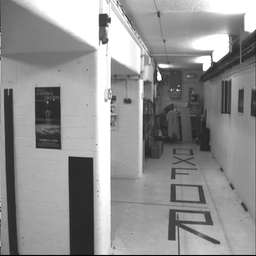
#> input picture corridor/bt.007.pgm, 256 x 256 px, shrunk from 512 x 512 before the run
$ jupyter execute --allow-errors frame_prediction_1_final_1.ipynb   (older library calls are emulated)
#> lines starting #> are read from the running program, lines starting #| are printed output that depends on the picture
[cell 1]
#in this notebook, we will predict next frame (n+1) given previous two frames (n-1 and n)
#we will use horn schunck and lukas kanade algorithm to get the optical flows

## flowpy: -> to provide optical flow utilities
1. flow to image
2. wrap forward flow
3. warp backward flow

[cell 2]
import flowpy

[cell 3]
#libraries
import numpy as np
import cv2
import matplotlib.pyplot as plt
import os
import scipy.ndimage
import scipy.signal
import scipy.interpolate

#### parameters

[cell 4]
N = 9
alph = 2
iterations = 250

### frames

[cell 5]
first_frame_index = 7
second_frame_index = 8
third_frame_index = 9

[cell 6]
first_frame_path = 'corridor/bt.00'+str(first_frame_index)+'.pgm'
second_frame_path = 'corridor/bt.00'+str(second_frame_index)+'.pgm'
third_frame_path = 'corridor/bt.00'+str(third_frame_index)+'.pgm'

[cell 7]
#load all 3 frames
first_frame = cv2.imread(first_frame_path)
#> first_frame is the input picture: shape (256, 256, 3); min 2, max 255, mean 145.3
second_frame = cv2.imread(second_frame_path)
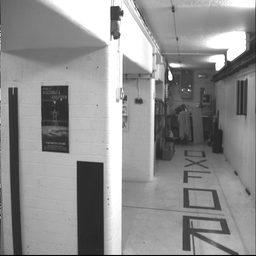
#> input picture corridor/bt.008.pgm, 256 x 256 px, shrunk from 512 x 512 before the run
#> second_frame is the input picture: shape (256, 256, 3); min 2, max 255, mean 143.4
third_frame = cv2.imread(third_frame_path)
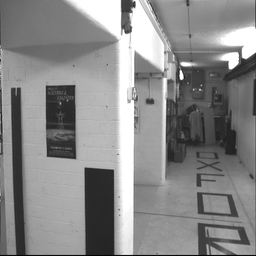
#> input picture corridor/bt.009.pgm, 256 x 256 px, shrunk from 512 x 512 before the run
#> third_frame is the input picture: shape (256, 256, 3); min 2, max 255, mean 137


#make gray scale
first_frame = cv2.cvtColor(first_frame, cv2.COLOR_BGR2GRAY)
#> first_frame: shape (256, 256)
second_frame = cv2.cvtColor(second_frame, cv2.COLOR_BGR2GRAY)
#> second_frame: shape (256, 256)
third_frame = cv2.cvtColor(third_frame, cv2.COLOR_BGR2GRAY)
#> third_frame: shape (256, 256)

[cell 8]
#show all 3 frames in a single plot, single row, 3 columns
fig, ax = plt.subplots(1, 3, figsize=(15, 15))
ax[0].imshow(first_frame, cmap='gray')
#title: first frame
ax[0].set_title('First Frame')
ax[1].imshow(second_frame, cmap='gray')
#title: second frame
ax[1].set_title('Second Frame')
ax[2].imshow(third_frame, cmap='gray')
#title: third frame
ax[2].set_title('Third Frame')

#show the plot
plt.show()
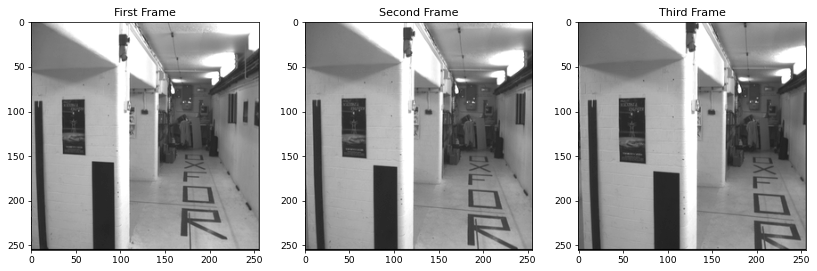
#> figure drawn by matplotlib, 3 panels

# Horn and Schunck optical flow

[cell 9]
def compute_gradients(firstImage, secondImage):
    """
    Compute gradients in x, y and t direction between images
    :param firstImage: First image
    :param secondImage: Second image
    :return: Gradients
    """

    firstImage = firstImage / 255
    secondImage = secondImage / 255

    # Kernels for finding gradients Ix, Iy, It
    kernel_x = np.array([[-1, 1]])
    kernel_y = np.array([[-1], [1]])
    kernel_t = np.array([[1]])


    Ix = scipy.ndimage.convolve(input=firstImage, weights=kernel_x, mode="nearest")
    Iy = scipy.ndimage.convolve(input=firstImage, weights=kernel_y, mode="nearest")
    It = scipy.ndimage.convolve(input=secondImage, weights=kernel_t, mode="nearest") + scipy.ndimage.convolve(
        input=firstImage, weights=-kernel_t, mode="nearest"
    )

    I = [Ix, Iy, It]

    return I

[cell 10]
def horn_schunk(firstImage, secondImage, lambada = alph, num_iter= iterations, plot_flow = False):
    """
    Horn Schunk Optical flow estimation between firstImage and secondImage
    :param firstImage: First image
    :param secondImage: Second Image
    :param lambada: Regularization parameter
    :param num_iter: Number of iterations of optimization

    :return: Optical flow, Gradients
    """

    u = np.zeros([firstImage.shape[0], firstImage.shape[1]])
    v = np.zeros([firstImage.shape[0], firstImage.shape[1]])

    [Ix, Iy, It] = compute_gradients(firstImage, secondImage)

    # Optical flow averaging kernel
    kernel = np.array([[0, 1 / 4, 0], [1 / 4, 0, 1 / 4], [0, 1 / 4, 0]], dtype=np.float32)

    for _ in range(num_iter):
        u_avg = scipy.ndimage.convolve(input=u, weights=kernel, mode="nearest")
        v_avg = scipy.ndimage.convolve(input=v, weights=kernel, mode="nearest")

        grad = (Ix * u_avg + Iy * v_avg + It) / (lambada ** 2 + Ix ** 2 + Iy ** 2)

        u = u_avg - lambada * Ix * grad
        v = v_avg - lambada * Iy * grad


    flow = np.stack((u, v), axis=2)
    if plot_flow:
        fig, ax = plt.subplots()
        ax.imshow(flowpy.flow_to_rgb(flow))
        plt.show()


    return flow

## Lucas Kanade

[cell 11]
# [71 lines left out: function lucas_kanade, not called in this run]

## Warping images (backward):

[cell 12]
#write a function to make flow to the format accepted by flowpy
# [16 lines left out: function flow_to_flowpy_format, not called in this run]

## Warping images (backward):

[cell 13]
# We know the flow (first_image -> second_image),we will backward warp the second_image back to first_image.
#we will define a function to use th python lib : flowpy.backward_warp(second_image, flow)
#the flow should be a 3D array with shape (height, width, 2) and dtype float64
def warp_flow_backward(second_image, flow):
    """
    Backward warp a given image using the given flow
    :param flow: Flow
    :param image: Image
    :return: Backward warped image
    """
    #check if image is numpy array or not , if not then convert it to numpy array
    if not isinstance(second_image, np.ndarray):
        image = np.array(second_image)


    return flowpy.backward_warp(second_image, flow)

## Warping images (forward):

[cell 14]
#Forward warp is quite more complex. It relies on a k-nearest neighbor search instead of direct bi-linear interpolation.
#we will use library flowpy.forward_warp(first_image, flow)
def warp_flow_forward(first_image, flow):
    """
    Forward warp a given image using the given flow
    :param flow: Flow
    :param image: Image
    :return: Forward warped image
    """
    #check if image is numpy array or not , if not then convert it to numpy array
    if not isinstance(first_image, np.ndarray):
        image = np.array(first_image)


    return flowpy.forward_warp(first_image, flow)

[cell 15]
#call horn schunck function
flow_hs  = horn_schunk(first_frame, second_frame, plot_flow=True)
#> in compute_gradients, `It = scipy.ndimage.convolve(input=secondImage, weights=kernel_t, mode=..`:
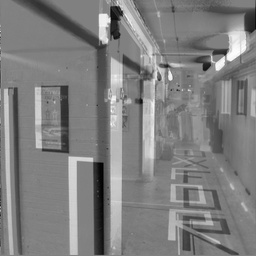
#> It: shape (256, 256) float64; min -0.855, max 0.839, mean -0.00727; drawn with min black and max white

#> (a cell that did not finish here is left out)

#> (a cell that did not finish here is left out)

[cell 18]
#defina a function to plot the first image , second image , the flow image and the warped image
# [11 lines left out: function plot_warping, not called in this run]

[cell 19]
#wrapper for the above function
def plot_warping_wrapper(first_image, second_image, method="hs",  warp_mode = "backward"):
        #get optical flow as per the method
        if method == "hs":
                flow= horn_schunk(first_image, second_image)
        elif method == "lk":
                flow = lucas_kanade(first_image, second_image)
        #else error
        else:
                raise ValueError("method should be either hs or lk")

        #check if warp_mode is backward or forward
        if warp_mode == "backward":
                warped_image = warp_flow_backward(second_image, flow)
        elif warp_mode == "forward":
                warped_image = warp_flow_forward(first_image, flow)
        #else error
        else:
                raise ValueError("warp_mode should be either backward or forward")

        plot_warping(first_image, second_image, flow, warped_image, warp_mode)

[cell 20]
#call the above function
plot_warping_wrapper(first_frame, second_frame, method="hs", warp_mode="backward")
#> (the call stopped at in warp_flow_backward, `return flowpy.backward_warp(second_image, flow)`: flowpy is not available in this run)

[cell 21]
#call the above function forward
plot_warping_wrapper(first_frame, second_frame, method="hs", warp_mode="forward")
#> (the call stopped at in warp_flow_forward, `return flowpy.forward_warp(first_image, flow)`: flowpy is not available in this run)

## predictioned frame

[cell 22]
#we will write a code for next frame prediction given previous 2 frames
#the strategy would be:
#1. get the forward flow : first_frame -> second_frame
#2. get the backward flow : first_frame <- second_frame
#3.  Predict Next Frame Forward: WARP FORWARD= second frame + forward flow (->) = Third Frame
#4.  Predict Next Frame Backward: WARP BACKWARD= second frame + backward flow (<-) = Third Frame
#5.  Predict Next Frame Average: AVERAGE = (WARP FORWARD + WARP BACKWARD)/2 = Third Frame

#we will define a function to do the above
def predict_next_frame(first_frame, second_frame, optical_flow="hs"):
    assert optical_flow in ["hs", "lk"], "optical_flow should be either hs or lk"
    #get the forward flow
    if optical_flow == "hs":
        flow_n_minus_1_to_n = horn_schunk(first_frame, second_frame)
    elif optical_flow == "lk":
        flow_n_minus_1_to_n = lucas_kanade(first_frame, second_frame)

    #get the backward flow
    if optical_flow == "hs":
        flow_n_to_n_minus_1 = horn_schunk(second_frame, first_frame)
    elif optical_flow == "lk":
        flow_n_to_n_minus_1 = lucas_kanade(second_frame, first_frame)

    #get the forward warped image
    forward_warped_image = warp_flow_forward(second_frame, flow_n_minus_1_to_n)

    #get the backward warped image
    backward_warped_image = warp_flow_backward(second_frame, flow_n_to_n_minus_1)

    #get the frame interpolated averaging, we can't just average the two warped images as the image quality will be bad
    #we need smoothed interpolated averaging of the two warped images

    #return the predicted next frame
    return average_warped_image

#> (a cell that did not finish here is left out)

#> in compute_gradients (call 5), `Ix = scipy.ndimage.convolve(input=firstImage, weights=kernel_x, mode="..`:
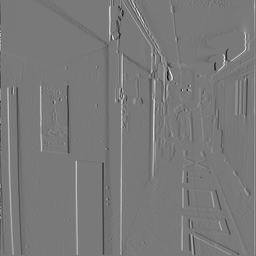
#> Ix: shape (256, 256) float64; min -0.671, max 0.737, mean 0.000251; drawn with min black and max white
#> in compute_gradients (call 5), `Iy = scipy.ndimage.convolve(input=firstImage, weights=kernel_y, mode="..`:
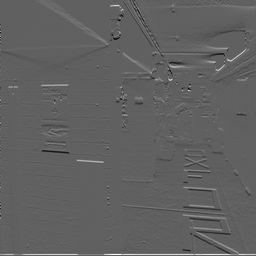
#> Iy: shape (256, 256) float64; min -0.478, max 0.784, mean 0.00294; drawn with min black and max white
#> in compute_gradients (call 5), `It = scipy.ndimage.convolve(input=secondImage, weights=kernel_t, mode=..`:
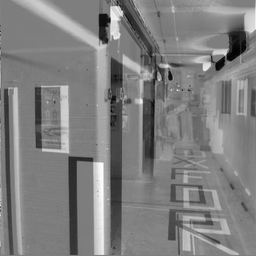
#> It: shape (256, 256) float64; min -0.839, max 0.855, mean 0.00727; drawn with min black and max white
#> the loop in horn_schunk (call 5), `for _ in range(num_iter):` made 250 passes
#> pass 1, in horn_schunk (call 5), `u = u_avg - lambada * Ix * grad`:
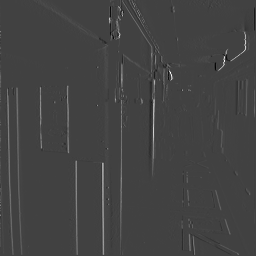
#> u: shape (256, 256) float64; min -0.0775, max 0.223, mean 0.00192; drawn with min black and max white
#> pass 1, in horn_schunk (call 5), `v = v_avg - lambada * Iy * grad`:
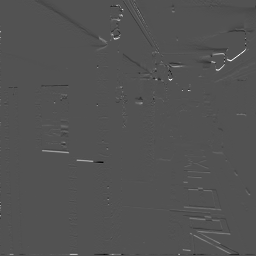
#> v: shape (256, 256) float64; min -0.0863, max 0.181, mean 0.000316; drawn with min black and max white

[cell 24]
#we write a function to take in first frame, second frame and plot first frame, second frame, predicted next frame
def plot_prediction(first_frame, second_frame, optical_flow="hs"):
    predicted_next_frame = predict_next_frame(first_frame, second_frame, optical_flow=optical_flow)
    fig, axs = plt.subplots(1, 3, figsize=(15, 15))
    axs[0].imshow(first_frame, cmap="gray")
    axs[0].set_title("First Frame")
    axs[1].imshow(second_frame, cmap="gray")
    axs[1].set_title("Second Frame")
    axs[2].imshow(predicted_next_frame, cmap="gray")
    axs[2].set_title("Predicted Next Frame")
    plt.show()

[cell 25]
#plot the above
plot_prediction(first_frame, second_frame, optical_flow="hs")
#> (the call stopped at in warp_flow_forward, `return flowpy.forward_warp(first_image, flow)`: flowpy is not available in this run)

## Next frame prediction taking care of occlusions

[cell 26]
# [49 lines left out: function outside_in_fill, not called in this run]

[cell 27]
def predict_next_frame_interpolate(first_image, second_image, forward_flow,backward_flow, optical_flow="hs"):
    predicted_next_frame = predict_next_frame(first_frame, second_frame, optical_flow="hs")

    height, width = first_image.shape

    af  = forward_flow[:,:,0]
    bf  = forward_flow[:,:,1]

    ab  = backward_flow[:,:,0]
    bb  = backward_flow[:,:,1]

    ut = np.full([af.shape[0], af.shape[1], 2], np.nan)

    # Occlusion detection
    occ_detect = True
    if occ_detect:
        similarity = np.full([height, width], np.inf)

    # get  optical flows
    xx = np.broadcast_to(np.arange(width), (height, width))
    yy = np.broadcast_to(np.arange(height)[:, None], (height, width))

    xt = np.round(xx +   af)
    yt = np.round(yy +   bf)

    #occlusion detection - flows

    for i in range(height):
        for j in range(width):
            i_ind_image = int(yt[i, j])
            j_ind_image = int(xt[i, j])

            if i_ind_image >= 0 and i_ind_image < height and j_ind_image >= 0 and j_ind_image < width:
                if occ_detect:
                    e = np.square(int(second_image[i_ind_image, j_ind_image]) - int(first_image[i, j]))
                    s = np.sum(e)
                    #print(e)
                    if s < similarity[i_ind_image, j_ind_image]:
                        ut[i_ind_image, j_ind_image, 0] = af[i, j]
                        ut[i_ind_image, j_ind_image, 1] = bf[i, j]
                        similarity[i_ind_image, j_ind_image] = s
                else:
                    ut[i_ind_image, j_ind_image, 0] = af[i, j]
                    ut[i_ind_image, j_ind_image, 1] = bf[i, j]

    uti = outside_in_fill(ut)

    # Occlusion masks
    occlusion_first = np.zeros_like(first_image)
    occlusion_second = np.zeros_like(second_image)
    #occlusion masks - forward flow--------------------------------
    occlusion_x1 = np.round(xx + af).astype(np.int)
    occlusion_y1 = np.round(yy + bf).astype(np.int)

    occlusion_x1 = np.clip(occlusion_x1, 0, height - 1)
    occlusion_y1 = np.clip(occlusion_y1, 0, width - 1)

    for i in range(occlusion_first.shape[0]):
        for j in range(occlusion_first.shape[1]):
            if np.abs(af[i, j] + ab[occlusion_x1[i, j], occlusion_y1[i, j]]) > 0.5:
                occlusion_first[i, j] = 1

            if np.abs(bf[i, j] + bb[occlusion_x1[i, j], occlusion_y1[i, j]]) > 0.5:
                occlusion_first[i, j] = 1
    #occlusion masks - backward flow--------------------------------
    occlusion_x1 = np.round(xx + ab).astype(np.int)
    occlusion_y1 = np.round(yy + bb).astype(np.int)

    occlusion_x1 = np.clip(occlusion_x1, 0, height - 1)
    occlusion_y1 = np.clip(occlusion_y1, 0, width - 1)

    for i in range(occlusion_second.shape[0]):
        for j in range(occlusion_second.shape[1]):
            if np.abs(ab[i, j] + af[occlusion_x1[i, j], occlusion_y1[i, j]]) > 0.5:
                occlusion_second[i, j] = 1

            if np.abs(bb[i, j] + bf[occlusion_x1[i, j], occlusion_y1[i, j]]) > 0.5:
                occlusion_second[i, j] = 1

    #convert occlusion_second to backward  warp
    occlusion_second = flowpy.backward_warp(occlusion_second, backward_flow)    #this makes it w.r.t n+1 frame

    # Intermediate image indices
    first_image_for_x = xx -   uti[:, :, 0]
    first_image_for_y = yy -   uti[:, :, 1]

    xt0 = np.clip(first_image_for_x, 0, height - 1)
    yt0 = np.clip(first_image_for_y, 0, width - 1)


    # Interpolate the images according to occlusion masks
    It = np.zeros(first_image.shape)
    image1_interp = scipy.interpolate.RectBivariateSpline(np.arange(width), np.arange(height), second_image.T)


    for i in range(It.shape[0]):
        for j in range(It.shape[1]):
            if not (occlusion_first[i, j] or occlusion_second[i, j]) or (
                    occlusion_first[i, j] and occlusion_second[i, j]

            ):
                It[i, j] = image1_interp(xt0[i, j], yt0[i, j])
            else:

                It[i, j] = predicted_next_frame[i, j]

    It = It.astype(np.int)

    return It

[cell 28]
#test the function
forward_flow_hs = horn_schunk( first_frame, second_frame)
backward_flow_hs = horn_schunk( second_frame, first_frame)
#> the loop in horn_schunk (call 9), `for _ in range(num_iter):` made 250 passes
#> pass 3, in horn_schunk (call 9), `u_avg = scipy.ndimage.convolve(input=u, weights=kernel, mode="nearest")`:
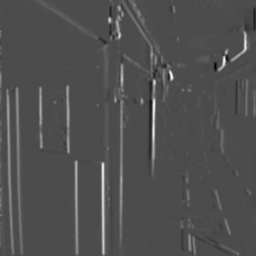
#> u_avg: shape (256, 256) float64; min -0.0687, max 0.162, mean 0.00379; drawn with min black and max white
#> (the rest of this cell did not finish here and is left out)
